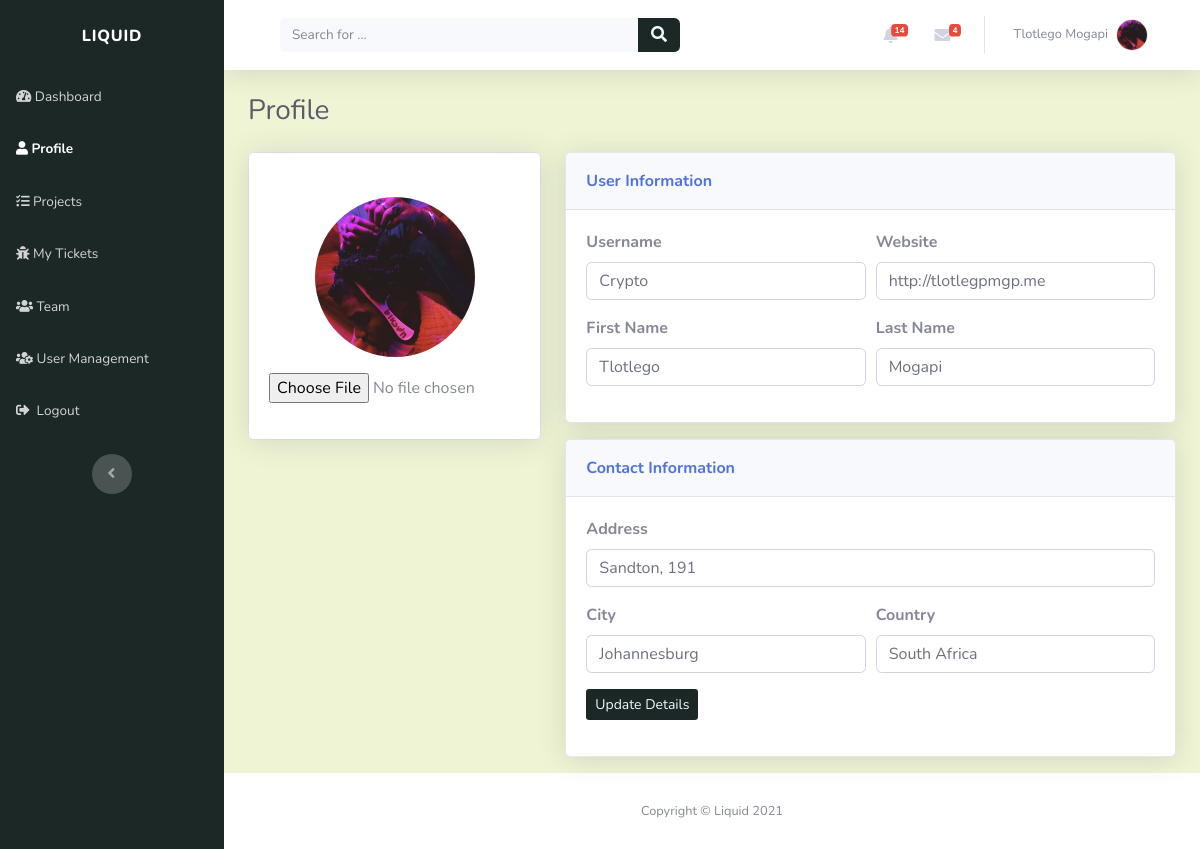
Page /account/profile/ (signed in) on the committed database.
### account/models.py (models this page shows, shortened)
class Profile(models.Model):
    user = models.OneToOneField(settings.AUTH_USER_MODEL, on_delete=models.CASCADE, unique=True)
    profile_picture = models.ImageField(default='profile_images/default.jpg', upload_to='profile_images', blank=True)
    website = models.URLField(blank=True)
    first_name = models.CharField(max_length=30, blank=True)
    last_name = models.CharField(max_length=30, blank=True)
    address = models.CharField(max_length=50, blank=True)
    city = models.CharField(max_length=50, blank=True)
    country = models.CharField(max_length=50, blank=True)
    slug = models.SlugField(unique=True, blank=True)

class Account(AbstractBaseUser):
    email = models.EmailField(verbose_name="email", max_length=30, unique=True)
    username = models.CharField(max_length=30, unique=True)
    date_created = models.DateTimeField(verbose_name="date created", auto_now_add=True)
    last_login = models.DateTimeField(verbose_name="last login", auto_now=True)
    is_admin = models.BooleanField(default=False)
    is_staff = models.BooleanField(default=True)
    is_active = models.BooleanField(default=True)
    is_super_user = models.BooleanField(default=False)
    USERNAME_FIELD = 'email'
    REQUIRED_FIELDS = ['username']
    objects = AccountManager()

### account/views.py (the view)
# urls.py: path('profile/', views.profile_view, name="user_profile"),
@login_required(login_url='login_page')
def profile_view(request):
    context = {}
    user = request.user
    if request.method == "POST":
        form = UserProfileForm(request.POST, request.FILES)
        if form.is_valid():
            profile = get_object_or_404(Profile, user=user)
            if request.FILES.get('profile_picture', None) is not None:
                image = request.FILES['profile_picture']
                profile.profile_picture = image
            profile.first_name = form.cleaned_data["first_name"]
            profile.last_name = form.cleaned_data["last_name"]
            profile.website = form.cleaned_data["website"]
            profile.address = form.cleaned_data["address"]
            profile.city = form.cleaned_data["city"]
            profile.country = form.cleaned_data["country"]
            profile.save()
            user.username = form.cleaned_data["username"]
            user.save()
            return redirect('user_profile')
    else:
        profile = get_object_or_404(Profile, user=user)
        form = UserProfileForm(initial={'username': user.username, 'website': profile.website, 'first_name': profile.first_name,
                                        'last_name': profile.last_name, 'address': profile.address, 'city': profile.city, 'country': profile.country})
        context['user'] = user
        if profile:
            context['form'] = form
    return render(request, "account/profile.html", context)

### account/forms.py
class UserProfileForm(forms.Form):
    profile_picture = forms.ImageField(widget=forms.FileInput(attrs={'style': "border-color: rgb(28, 40, 38)"}), required=False)
    username = forms.CharField(max_length=30, widget=forms.TextInput(attrs={'class': profile_form, 'name': "username"}), required=False)
    first_name = forms.CharField(max_length=30, widget=forms.TextInput(attrs={'class': profile_form, 'name': "first_name"}), required=False)
    last_name = forms.CharField(max_length=30, widget=forms.TextInput(attrs={'class': profile_form, 'name': "last_name"}), required=False)
    website = forms.URLField(max_length=30, widget=forms.URLInput(attrs={'class': profile_form, 'name': "website"}), required=False)
    address = forms.CharField(max_length=30, widget=forms.TextInput(attrs={'class': profile_form, 'name': "address"}), required=False)
    city = forms.CharField(max_length=30, widget=forms.TextInput(attrs={'class': profile_form, 'name': "city"}), required=False)
    country = forms.CharField(max_length=30, widget=forms.TextInput(attrs={'class': profile_form, 'name': "country"}), required=False)

### index/custom_processors.py (called while the page is built)
def profile_processor(request):
    if request.user.is_authenticated:
        user = request.user
        user_profile = get_object_or_404(Profile, user=user)
        user_messages = DirectMessage.objects.filter(receiver=user_profile).filter(status='UNREAD').order_by('-created_on')[:5]
        user_alerts = Alert.objects.filter(user=user_profile).filter(status='UNREAD').order_by('-created_on')[:5]
        return {'profile': user_profile, 'direct_messages': user_messages, 'alerts': user_alerts}
    else:
        return{}

### account/templates/account/profile.html (shortened to what this page needs)
{% extends "index/header.html" %}
{% block content %}
<h3 class="text-dark mb-4">Profile</h3>
<form method="POST" action="{% url 'user_profile' %}" enctype="multipart/form-data">
	<div class="row mb-3">
		<div class="col-lg-4">
			<div class="card mb-3">
				<div class="card-body text-center shadow">
					<img
						class="rounded-circle mb-3 mt-4"
						src="{{profile.profile_picture.url}}"
						width="160"
						height="160"
						alt="user profile"
					/>
					<div class="mb-3 text-truncate d-flex">
						{{ form.profile_picture }}
					</div>
				</div>
			</div>
		</div>
		<div class="col-lg-8">
			<div class="row">
				<div class="col">
					<div class="card shadow mb-3">
						<div class="card-header py-3">
							<p class="text-primary m-0 font-weight-bold" style="color: rgb(28, 40, 38)">
								User Information
							</p>
						</div>
						<div class="card-body">
								<div class="form-row">
									<div class="col">
										<div class="form-group">
											<label for="username"><strong>Username</strong></label
											>{{ form.username }}
										</div>
									</div>
									<div class="col">
										<div class="form-group">
											<label for="email"><strong>Website</strong></label
											>{{ form.website }}
										</div>
									</div>
								</div>
								<div class="form-row">
									<div class="col">
										<div class="form-group">
											<label for="first_name"><strong>First Name</strong></label
											>{{ form.first_name }}
										</div>
									</div>
									<div class="col">
										<div class="form-group">
											<label for="last_name"><strong>Last Name</strong></label
											>{{ form.last_name }}
										</div>
									</div>
								</div>
							</div>
						</div>
						<div class="card shadow">
							<div class="card-header py-3">
								<p class="text-primary m-0 font-weight-bold" style="color: rgb(28, 40, 38)">
									Contact Information
								</p>
							</div>
							<div class="card-body">
								<div class="form-group">
									<label for="address"><strong>Address</strong></label
									>{{ form.address }}
								</div>
								<div class="form-row">
									<div class="col">
										<div class="form-group">
											<label for="city"><strong>City</strong></label
											>{{ form.city }}
										</div>
									</div>
									<div class="col">
										<div class="form-group">
											<label for="country"><strong>Country</strong></label
											>{{ form.country }}
										</div>
									</div>
								</div>
								<div class="form-group">
									<button
										class="btn btn-sm"
										type="submit"
										style="background: rgb(28, 40, 38); color: aliceblue;"
									>
										Update&nbsp;Details
									</button>
								</div>
							</div>
						</div>
					</form>
				</div>
			</div>
		</div>
	</div>
{% endblock %}

### index/templates/index/snippets/navbar.html (shortened to what this page needs)
<nav
	class="navbar navbar-light navbar-expand bg-white shadow mb-4 topbar static-top"
	style="background: rgb(238, 244, 212)"
>
	<div class="container-fluid">
		<div class="container-fluid">
			<form
				method="GET"
				action="{% url 'index_page' %}"
				target="_self"
				class="form-inline d-none d-sm-inline-block mr-auto ml-md-3 my-2 my-md-0 mw-100 navbar-search"
			>
				<div class="input-group">
					<input
						class="bg-light form-control border-0 small"
						type="search"
						placeholder="Search for ..."
						value="{{query}}"
						name="q"
						required
					/>
					<div class="input-group-append">
						<button class="btn py-0" type="submit" style="background: rgb(28, 40, 38); color: aliceblue;">
							<em class="fas fa-search"></em>
						</button>
					</div>
				</div>
			</form>
			<ul class="nav navbar-nav flex-nowrap ml-auto">
				<li class="nav-item dropdown no-arrow mx-1">
					<div class="nav-item dropdown no-arrow">
						<a class="dropdown-toggle nav-link" data-toggle="dropdown" aria-expanded="false" href="#"
							>{% if alerts %}<span class="badge badge-danger badge-counter"
								>{{profile.alert_set.all.count}}</span
							>
							{%endif%}<em class="fas fa-bell fa-fw"></em
						></a>
					</div>
				</li>
				<li class="nav-item dropdown no-arrow mx-1">
					<div class="nav-item dropdown no-arrow">
						<a class="dropdown-toggle nav-link" data-toggle="dropdown" aria-expanded="false" href="#"
							><em class="fas fa-envelope fa-fw"></em>{% if direct_messages %}<span
								class="badge badge-danger badge-counter"
								>{{profile.direct_messages.all.count}}</span
							>{%endif%}</a
						>
					</div>
				</li>
				<li class="nav-item dropdown no-arrow">
					<div class="nav-item dropdown no-arrow">
						<a class="dropdown-toggle nav-link" data-toggle="dropdown" aria-expanded="false" href="#"
							><span class="d-none d-lg-inline mr-2 text-gray-600 small">
								{% if profile.first_name and profile.last_name %} {{profile.first_name}}
								{{profile.last_name}} {% else %} {{user}} {%endif%}
							</span>
							<img
								class="border rounded-circle img-profile"
								src="{{profile.profile_picture.url}}"
								alt="user image"
							/>
						</a>
					</div>
				</li>
			</ul>
		</div>
	</div>
</nav>

### rows in the picture
Profile: alert_set.all.count "14", direct_messages.all.count "4", first_name "Tlotlego", last_name "Mogapi", profile_picture (picture), website "http://tlotlegpmgp.me", address "Sandton, 191", city "Johannesburg", country "South Africa"
Account: username "Crypto"
